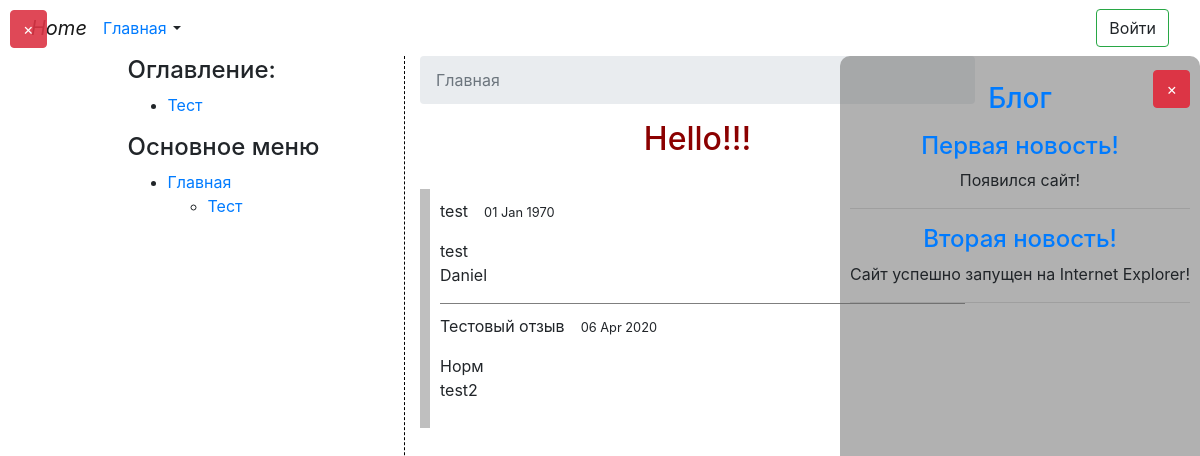
The page / on the database its author committed.
### tables this page shows
CREATE TABLE `pages` (
  `id` bigint(20) NOT NULL AUTO_INCREMENT,
  `name` varbinary(255) NOT NULL,
  `title` varchar(255) DEFAULT NULL,
  `position` bigint(19) NOT NULL,
  `display_children` enum('0','1') NOT NULL DEFAULT '0',
  `content` longtext DEFAULT NULL,
  `created` int(11) DEFAULT NULL,
  `modified` int(11) DEFAULT NULL,
  `visible_in` enum('t','s','ts','0') DEFAULT '0',
  `description` mediumtext DEFAULT NULL,
  `keywords` mediumtext DEFAULT NULL,
  `is_link` enum('0','1') DEFAULT '1',
  `parent_id` bigint(19) DEFAULT 0,
  `menu_id` bigint(10) DEFAULT 0,
  `section_id` bigint(10) DEFAULT 0,
  PRIMARY KEY (`id`),
  UNIQUE KEY `name` (`name`)
);

CREATE TABLE `menu` (
  `id` bigint(20) NOT NULL AUTO_INCREMENT,
  `name` varbinary(255) NOT NULL,
  `position` bigint(19) DEFAULT 1,
  `created` int(11) DEFAULT NULL,
  `modified` int(11) DEFAULT NULL,
  `visible` enum('1','0') DEFAULT '0',
  `description` mediumtext DEFAULT NULL,
  `keywords` mediumtext DEFAULT NULL,
  PRIMARY KEY (`id`),
  UNIQUE KEY `name` (`name`)
);

CREATE TABLE `blog` (
  `id` bigint(20) NOT NULL AUTO_INCREMENT,
  `name` varbinary(255) NOT NULL,
  `title` varchar(255) DEFAULT NULL,
  `position` bigint(19) DEFAULT NULL,
  `visible` enum('0','1') NOT NULL DEFAULT '0',
  `content` longtext DEFAULT NULL,
  `created` int(11) DEFAULT NULL,
  `modified` int(11) DEFAULT NULL,
  `description` mediumtext DEFAULT NULL,
  `keywords` mediumtext DEFAULT NULL,
  `section` bigint(15) DEFAULT NULL,
  PRIMARY KEY (`id`),
  UNIQUE KEY `name` (`name`)
);

### views/guest/page.php (the view, shortened to what the rows shown need)
<?php
$id = $page->parent_id;
$crumbs = "<li class='breadcrumb-item active'>" . $page->name . "</li>";
echo "<nav aria-label='breadcrumbs'><ol class='breadcrumb'>$crumbs</ol></nav>";
print($page->prepared_content);

### views/guest/sidebar.php (shortened to what the rows shown need)
<?php
function print_pages_at_menu($menu)
{
    if ($pages = UG::searchModel(
        "menu.Page", ['menu_id' => $menu->id, 'visible_in' => ["s", "ts"], 'parent_id' => '0']
    ))
    {
        foreach ($pages as $page)
        {
            echo "<li><a href='" . ROOT . "page/id" . $page->id . "'>" . $page->name . "</a></li>";
            print_pages_at_page($page);
        }
    }
}
function print_pages_at_page($page)
{
    if ($pages = UG::searchModel("menu.Page", ['parent_id' => $page->id, 'visible_in' => ["s", "ts"]]))
    {
        echo "<ul class='pages-list'>";
        foreach ($pages as $page)
        {
            echo "<li><a href='" . ROOT . "page/id" . $page->id . "'>" . $page->name . "</a></li>";
        }
        echo "</ul>";
    }
}
if (App::$display_children == '1')
{
    $children = UG::searchModel("menu.Page", ['parent_id' => App::$id]);
    if ($children)
    {
        echo "<h4>Оглавление:</h4><ul>";
        foreach ($children as $child)
        {
            echo "<li><a href='" . ROOT . "page/id" . $child->id . "'>" . $child->name . "</a></li>";
        }
        echo "</ul>";
    }
}
$menus = UG::searchModel("menu.Menu");
if ($menus)
{
    foreach ($menus as $menu)
    {
        echo "<h4>" . $menu->name . "</h4>";
        echo "<ul class='menu-list'>";
        print_pages_at_menu($menu);
        echo "</ul>";
    }
}

### views/guest/news-sidebar.php
<?php
$news = \app\UnderGround::searchModel("blog.BlogItem");
foreach ($news as $item)
{
    echo "<div class='news-item'>";
    echo "<h4><a href='" . ROOT . "blog/"
        . $item->id . "'>" . $item->name
        . "</a></h4>";
    echo "<p>" . $item->description;
    echo "</div><hr>";
}

### rows shown on the page
pages: name "Тест"
menu: name "Основное меню", name "Главная"
pages: name "Главная"
blog: name "Первая новость!", description "Появился сайт!"
blog: name "Вторая новость!", description "Сайт успешно запущен на Internet Explorer!"

### other values the page prints
$home_page->name "Home"
$review->title "test"
$review->getDate() "01 Jan 1970"
$review->content "test"
$review->user_name "Daniel"
$review->title "Тестовый отзыв"
$review->getDate() "06 Apr 2020"
$review->content "Норм"
$review->user_name "test2"
